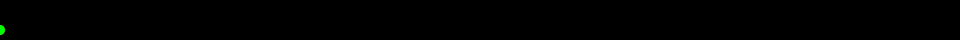
Frame 1 (no input)
Frame 60 (the mouse pressed at the canvas centre just before this capture): identical to frame 1, image omitted
Frame 120 (the mouse held since frame 60 and released just before this capture): identical to frame 1, image omitted

The Processing sketch that drew this single still picture (run headless with seeded random() and noise(); from frame 60 on, the mouse is pressed at the canvas centre):

// Processing sketch: mario
// ── mario.pde






static int u = 5;//unit
Player mario;
Player luigi;


void setup() {
  //size(8*10,24*10); //equals multiplication of unit
  size(960, 40);//240 * 8
  frameRate(20);


  mario = new Player();
  luigi = new Player(color(0, 255, 0));
}



void draw() {
  background(0);

  mario.update();
  mario.display();
  luigi.update();
  luigi.display();
}


void keyPressed() {

  if (key=='d') luigi.moveRight();
  if (key=='a') luigi.moveLeft();
  if (key=='w') luigi.moveUp();
  if (key=='s') luigi.moveDown();
  if (key=='x') luigi.jump();


  if (key==CODED) {
    if (keyCode==RIGHT) mario.moveRight();
    if (keyCode==LEFT) mario.moveLeft();
    if (keyCode==UP) mario.moveUp();
    if (keyCode==DOWN) mario.moveDown();
    if (keyCode==RETURN) mario.jump();
  }
}
// ── Player.pde
class Player {

  PVector pos;
  int size;
  int debCol;

  Player() {
    pos=new PVector(0, 6);
    size =2;
    debCol =color(255, 0, 0);
  }
  Player(color col) {
    this();

    debCol = col;
  }



  void moveRight() {
    pos.x++;
  }
  void moveLeft() {
    pos.x--;
  }
  void moveUp(){
    pos.y--;
  }
  void moveDown(){
   pos.y++; 
  }



  /*jumping*/

  int frameJumpDuration = 20;
  int frameJumpStart=-10000;//minus-inf

  void jump() {
    frameJumpStart = frameCount;
  }
  boolean isJump() {
    if (frameCount - frameJumpStart < frameJumpDuration ) return true;
    else return false;
  }
  void moveWhileJump(int count) {
    if (count==0) pos.y--;
    if (count==1) pos.y--;
    if (count==2) pos.y--;
    if (count==4) pos.y--;
    if (count==7) pos.y--;
    //    if (count==8) pos.y++;
    if (count==10) pos.y++;
    if (count==12) pos.y++;
    if (count==13) pos.y++;
    if (count==14) pos.y++;
  }


  void update() {
    if (isJump()) moveWhileJump(frameCount - frameJumpStart );
  }

  void display() {
    ellipseMode(CENTER);  

    pushMatrix();  
    translate(pos.x*u, pos.y*u);

    noStroke();
    fill(debCol);
    ellipse(0, 0, u*size, u*size);

    popMatrix();
  }
}  
// ── Stage.pde


class State {

  int stage[][] = {
    {0,0,0,0,0,0,0,0,0,0,0,0,0,0,0,0,0,0,0,0,0,0,0,0,0,0}, 
    {0,0,0,0,0,0,0,0,0,0,0,0,0,0,0,0,0,0,0,0,0,0,0,0,0,0}, 
    {0,0,0,0,0,0,0,0,0,0,0,0,0,0,0,0,0,0,0,0,0,0,0,0,0,0}, 
    {0,0,0,0,0,0,0,0,0,0,0,0,0,0,0,0,0,0,0,0,0,0,0,0,0,0}, 
    {0,0,0,0,0,0,0,0,0,0,0,0,0,0,0,0,0,0,0,0,0,0,0,0,0,0}, 
    {0,0,0,0,0,0,0,0,0,0,0,0,0,0,0,0,0,0,0,0,0,0,0,0,0,0}, 
    {0,0,0,0,0,0,0,0,0,0,0,0,0,0,0,0,0,0,0,0,0,0,0,0,0,0}, 
    {1,1,1,1,1,1,1,1,1,1,1,1,1,1,1,1,1,1,1,1,1,1,1,1}, 
  };
  
  
  
  
  
}
